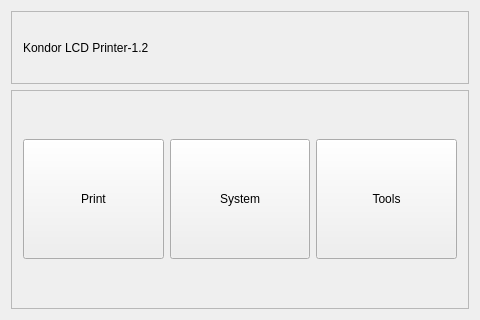
<?xml version="1.0" encoding="UTF-8"?>
<ui version="4.0">
 <class>ControlMain</class>
 <widget class="QMainWindow" name="ControlMain">
  <property name="geometry">
   <rect>
    <x>0</x>
    <y>0</y>
    <width>480</width>
    <height>320</height>
   </rect>
  </property>
  <property name="windowTitle">
   <string>ControlMain</string>
  </property>
  <widget class="QWidget" name="centralWidget">
   <layout class="QVBoxLayout" name="verticalLayout" stretch="1,3">
    <item>
     <widget class="QFrame" name="frame_2">
      <property name="frameShape">
       <enum>QFrame::StyledPanel</enum>
      </property>
      <property name="frameShadow">
       <enum>QFrame::Raised</enum>
      </property>
      <layout class="QHBoxLayout" name="horizontalLayout_2">
       <item>
        <widget class="QLabel" name="label">
         <property name="text">
          <string>Kondor LCD Printer-1.2</string>
         </property>
        </widget>
       </item>
      </layout>
     </widget>
    </item>
    <item>
     <widget class="QFrame" name="frame">
      <property name="frameShape">
       <enum>QFrame::StyledPanel</enum>
      </property>
      <property name="frameShadow">
       <enum>QFrame::Raised</enum>
      </property>
      <layout class="QHBoxLayout" name="horizontalLayout">
       <item>
        <widget class="QPushButton" name="btnPrint">
         <property name="sizePolicy">
          <sizepolicy hsizetype="Minimum" vsizetype="Expanding">
           <horstretch>0</horstretch>
           <verstretch>0</verstretch>
          </sizepolicy>
         </property>
         <property name="maximumSize">
          <size>
           <width>16777215</width>
           <height>120</height>
          </size>
         </property>
         <property name="text">
          <string>Print</string>
         </property>
        </widget>
       </item>
       <item>
        <widget class="QPushButton" name="btnSystem">
         <property name="sizePolicy">
          <sizepolicy hsizetype="Minimum" vsizetype="Expanding">
           <horstretch>0</horstretch>
           <verstretch>0</verstretch>
          </sizepolicy>
         </property>
         <property name="maximumSize">
          <size>
           <width>16777215</width>
           <height>120</height>
          </size>
         </property>
         <property name="text">
          <string>System</string>
         </property>
        </widget>
       </item>
       <item>
        <widget class="QPushButton" name="btnTools">
         <property name="sizePolicy">
          <sizepolicy hsizetype="Minimum" vsizetype="Expanding">
           <horstretch>0</horstretch>
           <verstretch>0</verstretch>
          </sizepolicy>
         </property>
         <property name="maximumSize">
          <size>
           <width>16777215</width>
           <height>120</height>
          </size>
         </property>
         <property name="text">
          <string>Tools</string>
         </property>
        </widget>
       </item>
      </layout>
     </widget>
    </item>
   </layout>
  </widget>
 </widget>
 <layoutdefault spacing="6" margin="11"/>
 <resources/>
 <connections/>
</ui>
